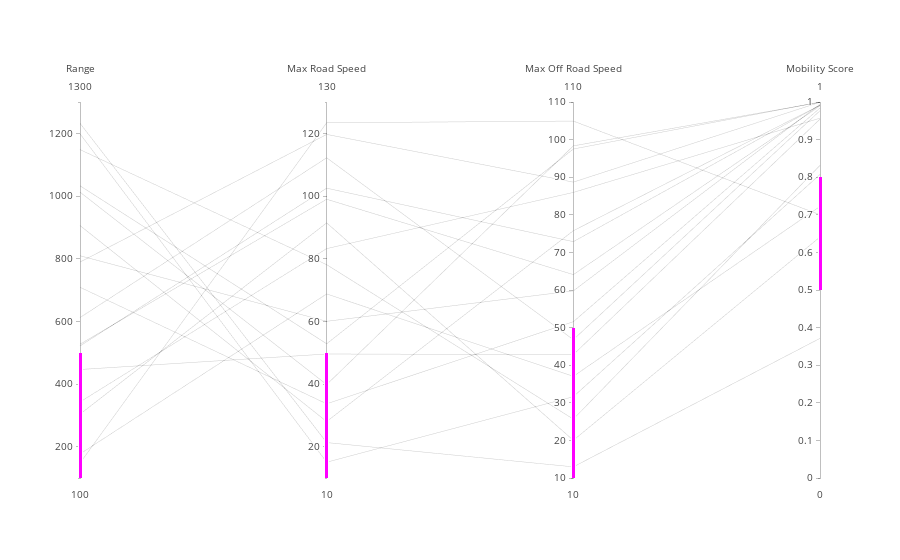

The notebook cell this image was saved under:
### Markdown cell above
# Visualize Results

Now that I have a dataframe with the results that I need, I can now crate a parallel coordinates plot of the values and try and visually determine which parameters are most sensitve to the final score. 

In short, for this plot, each parameter along with the mobility score will have its own axis scale. The axes will be arrayed parallel to each other. Using plotly, we can add an interactive constraint range slider bar to each axis to interact with the graph.

### Code cell
data = [
    go.Parcoords(
        line = dict(color = 'blue'),
        dimensions = list([
            dict(range = [100,1300],
                 constraintrange = [100,500],
                 label = 'Range', values = param_values['Range']),
            dict(range = [10,130],
                 constraintrange = [10,50],
                 label = 'Max Road Speed', values=param_values['Max_Road_Speed']),
            dict(range = [10,110],
                 constraintrange = [10,50],
                 label = 'Max Off Road Speed', values = param_values['Max_Off_Road_Speed']),
            dict(range = [0,1],
                 constraintrange = [0.5,0.8],
                 label = 'Mobility Score', values = param_values['Mobility_Score'])

        ])
    )
]

plotly.offline.iplot(data)

### Figure 1 — Plotly figure (JSON) as saved in the notebook; plotly's stock layout.template omitted (floating-point values rounded to 4 significant figures)
{"data": [{"dimensions": [{"constraintrange": [100, 500], "label": "Range", "range": [100, 1300], "values": [527.0, 905.6, 708.8, 1012.0, 1033.0, 147.6, 1148.0, 1232.0, 1199.0, 176.8, 342.7, 303.7, 809.3, 789.0, 521.5, 446.2, 612.0]}, {"constraintrange": [10, 50], "label": "Max Road Speed", "range": [10, 130], "values": [98.96, 28.02, 33.68, 39.81, 52.84, 123.4, 78.08, 21.31, 15.04, 68.73, 83.21, 91.42, 60.01, 119.7, 102.5, 49.57, 112.2]}, {"constraintrange": [10, 50], "label": "Max Off Road Speed", "range": [10, 110], "values": [64.09, 75.77, 51.57, 98.33, 97.5, 104.9, 25.65, 12.96, 31.63, 37.04, 85.95, 20.03, 59.77, 88.69, 72.86, 42.82, 46.79]}, {"constraintrange": [0.5, 0.8], "label": "Mobility Score", "range": [0, 1], "values": [0.9897, 0.9913, 0.9839, 0.9992, 0.9998, 0.7, 0.8314, 0.3714, 0.8073, 0.7221, 0.957, 0.6409, 0.9941, 0.9993, 0.9914, 0.9545, 0.9768]}], "line": {"color": "blue"}, "type": "parcoords"}], "layout": {}}
